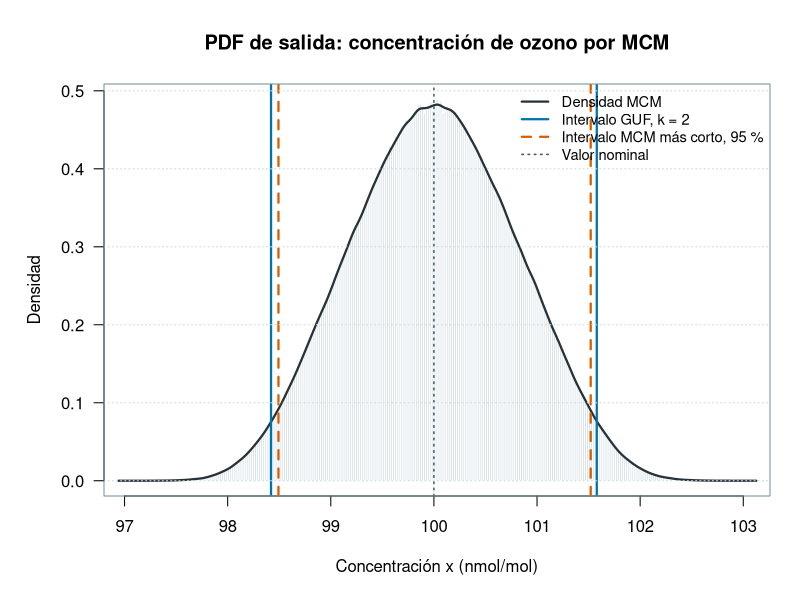

Generate this figure with R:
#!/usr/bin/env Rscript

# Demostración de propagación de incertidumbre por GUF y Monte Carlo
# para fotometría UV de ozono según JCGM 100 y JCGM 101.
#
# Modelo de Beer-Lambert:
#   x = -[1 / (sigma * L)] * (T / T0) * (P0 / P) * ln(D) * 1e9
#
# Unidades:
#   x     concentración (fracción de cantidad de sustancia), en nmol/mol
#   sigma coeficiente de absorción, en atm^-1 cm^-1
#   L     longitud óptica, en cm
#   T,T0  temperaturas, en K
#   P,P0  presiones, en kPa; P0/P es adimensional
#   D     cociente de intensidades I/I0, adimensional
#   1e9   conversión de mol/mol a nmol/mol
#
# Solo usa R base. Ejecutar con:
#   Rscript demo_mcm_beer_lambert.R

options(width = 110, digits = 8)

# -----------------------------------------------------------------------------
# Datos de entrada y modelo de medición
# -----------------------------------------------------------------------------

sigma0 <- 304.39       # atm^-1 cm^-1
u_rel_sigma <- 0.0031  # incertidumbre estándar relativa; distribución normal
u_sigma <- sigma0 * u_rel_sigma

L0 <- 38.0             # cm
semi_L <- 0.05         # cm; distribución rectangular

T0_ref <- 298.15       # K; temperatura de referencia
T0 <- 298.15           # K
semi_T <- 0.5          # K; distribución rectangular

P0_ref <- 101.325      # kPa; presión de referencia
P0 <- 101.325          # kPa
semi_P <- 0.2          # kPa; distribución rectangular

# Se fija x nominal en 100 nmol/mol y se despeja D del modelo.
x_objetivo <- 100.0
D0 <- exp(
  -x_objetivo * 1e-9 * sigma0 * L0 *
    (T0_ref / T0) * (P0 / P0_ref)
)
semi_D <- 2.0e-5       # adimensional; distribución triangular simétrica

modelo <- function(sigma, L, T, P, D) {
  -(1 / (sigma * L)) * (T / T0_ref) * (P0_ref / P) * log(D) * 1e9
}

y_guf <- modelo(sigma0, L0, T0, P0, D0)

cat("DEMOSTRACIÓN MCM: FOTOMETRÍA UV DE OZONO\n")
cat("============================================================\n")
cat(sprintf("D nominal elegido: %.9f\n", D0))
cat(sprintf("Resultado nominal: %.6f nmol/mol\n\n", y_guf))

# -----------------------------------------------------------------------------
# Parte 1. GUF analítico: ley de propagación de incertidumbre
# -----------------------------------------------------------------------------

# Incertidumbres estándar de las distribuciones no normales:
#   rectangular simétrica con semi-ancho a: u = a / sqrt(3)
#   triangular simétrica con semi-ancho a:   u = a / sqrt(6)
u_L <- semi_L / sqrt(3)
u_T <- semi_T / sqrt(3)
u_P <- semi_P / sqrt(3)
u_D <- semi_D / sqrt(6)

# Coeficientes de sensibilidad, evaluados en los valores nominales.
# Si x = -C * ln(D) / (sigma * L) * T / P, entonces:
#   dx/dsigma = -x / sigma
#   dx/dL     = -x / L
#   dx/dT     =  x / T
#   dx/dP     = -x / P
#   dx/dD     = -[1/(sigma*L)]*(T/T0)*(P0/P)*(1/D)*1e9
c_sigma <- -y_guf / sigma0
c_L <- -y_guf / L0
c_T <- y_guf / T0
c_P <- -y_guf / P0
c_D <- -(1 / (sigma0 * L0)) * (T0 / T0_ref) *
  (P0_ref / P0) * (1 / D0) * 1e9

presupuesto <- data.frame(
  Magnitud = c("sigma", "L", "T", "P", "D"),
  Valor = c(sigma0, L0, T0, P0, D0),
  Distribucion = c("normal", "rectangular", "rectangular", "rectangular", "triangular"),
  u_entrada = c(u_sigma, u_L, u_T, u_P, u_D),
  Sensibilidad = c(c_sigma, c_L, c_T, c_P, c_D),
  Contribucion_u = abs(c(c_sigma, c_L, c_T, c_P, c_D) *
    c(u_sigma, u_L, u_T, u_P, u_D)),
  stringsAsFactors = FALSE
)

u_c <- sqrt(sum(presupuesto$Contribucion_u^2))
k <- 2
U <- k * u_c

cat("PARTE 1. PRESUPUESTO GUF\n")
cat("------------------------------------------------------------\n")
print(presupuesto, row.names = FALSE, right = FALSE)
cat(sprintf("\nu_c = %.6f nmol/mol\n", u_c))
cat(sprintf("U = k*u_c = %.6f nmol/mol, con k = %g\n", U, k))
cat(sprintf("Intervalo GUF: [%.6f, %.6f] nmol/mol\n\n", y_guf - U, y_guf + U))

# -----------------------------------------------------------------------------
# Parte 2. Propagación MCM adaptativa según JCGM 101
# -----------------------------------------------------------------------------

# Intervalo empírico de cobertura más corto para probabilidad p.
intervalo_mas_corto <- function(x, p = 0.95) {
  xs <- sort(x)
  n <- length(xs)
  m <- floor(p * n)
  if (m < 1L || m >= n) {
    stop("Cantidad insuficiente de resultados para calcular el intervalo.")
  }
  anchos <- xs[(m + 1L):n] - xs[1L:(n - m)]
  i <- which.min(anchos)
  c(inferior = xs[i], superior = xs[i + m])
}

# Generador triangular simétrico en [centro-a, centro+a].
# Diferencia de dos U(0,1): densidad triangular con moda en cero.
rtriangular_simetrica <- function(n, centro, a) {
  centro + a * (runif(n) - runif(n))
}

set.seed(20260817)

# r define resolución decimal requerida. JCGM 101 usa delta = 0.5*10^r.
r <- -1
delta <- 0.5 * 10^r
h <- 50000L             # trials por bloque
min_bloques <- 4L       # mínimo para estimar dispersión entre bloques
max_bloques <- 40L      # límite de seguridad: máximo 2 000 000 trials
p_cobertura <- 0.95

resultados <- numeric(0)
resumen_bloques <- data.frame(
  media = numeric(0),
  u = numeric(0),
  inferior = numeric(0),
  superior = numeric(0)
)
estabilizado <- FALSE

cat("PARTE 2. MONTE CARLO ADAPTATIVO\n")
cat("------------------------------------------------------------\n")
cat(sprintf("h = %d trials/bloque; delta = %.3f nmol/mol\n", h, delta))

for (b in seq_len(max_bloques)) {
  sigma_b <- rnorm(h, mean = sigma0, sd = u_sigma)
  L_b <- runif(h, min = L0 - semi_L, max = L0 + semi_L)
  T_b <- runif(h, min = T0 - semi_T, max = T0 + semi_T)
  P_b <- runif(h, min = P0 - semi_P, max = P0 + semi_P)
  D_b <- rtriangular_simetrica(h, centro = D0, a = semi_D)

  y_b <- modelo(sigma_b, L_b, T_b, P_b, D_b)
  int_b <- intervalo_mas_corto(y_b, p_cobertura)
  resultados <- c(resultados, y_b)
  resumen_bloques[b, ] <- c(mean(y_b), sd(y_b), int_b)

  if (b >= min_bloques) {
    # Criterio adaptativo: cada dispersión estándar entre resultados de
    # bloques, multiplicada por 2, debe ser menor o igual que delta.
    dispersion <- vapply(resumen_bloques, sd, numeric(1))
    criterio <- 2 * dispersion
    estabilizado <- all(criterio <= delta)

    cat(sprintf(
      "Bloque %2d: 2s(media,u,LI,LS) = (%0.4f, %0.4f, %0.4f, %0.4f)%s\n",
      b, criterio[1], criterio[2], criterio[3], criterio[4],
      if (estabilizado) "  ESTABLE" else ""
    ))

    if (estabilizado) break
  }
}

if (!estabilizado) {
  warning("No se alcanzó estabilización antes del máximo de bloques.")
}

M <- length(resultados)
y_mcm <- mean(resultados)
u_mcm <- sd(resultados)
intervalo_mcm <- intervalo_mas_corto(resultados, p_cobertura)

cat(sprintf("\nTrials totales M = %d (%d bloques)\n", M, nrow(resumen_bloques)))
cat(sprintf("Esperanza MCM = %.6f nmol/mol\n", y_mcm))
cat(sprintf("Desviación estándar MCM = %.6f nmol/mol\n", u_mcm))
cat(sprintf(
  "Intervalo MCM más corto al 95 %%: [%.6f, %.6f] nmol/mol\n\n",
  intervalo_mcm[1], intervalo_mcm[2]
))

# -----------------------------------------------------------------------------
# Parte 3. Validación de resultados según JCGM 101, sección 8
# -----------------------------------------------------------------------------

limites_guf <- c(inferior = y_guf - U, superior = y_guf + U)
dlow <- abs(limites_guf[1] - intervalo_mcm[1])
dhigh <- abs(limites_guf[2] - intervalo_mcm[2])
validado <- (dlow <= delta) && (dhigh <= delta)

cat("PARTE 3. VALIDACIÓN GUF FRENTE A MCM\n")
cat("------------------------------------------------------------\n")
cat(sprintf("d_low  = |LI_GUF - LI_MCM| = %.6f nmol/mol\n", dlow))
cat(sprintf("d_high = |LS_GUF - LS_MCM| = %.6f nmol/mol\n", dhigh))
cat(sprintf("Tolerancia delta = %.6f nmol/mol\n", delta))
cat(sprintf(
  "Veredicto: %s\n\n",
  if (validado) "VALIDACIÓN SATISFACTORIA" else "VALIDACIÓN NO SATISFACTORIA"
))

# -----------------------------------------------------------------------------
# Parte 4. PDF de salida e intervalos de cobertura
# -----------------------------------------------------------------------------

script_arg <- grep("^--file=", commandArgs(trailingOnly = FALSE), value = TRUE)
if (length(script_arg) == 1L) {
  directorio_salida <- dirname(normalizePath(sub("^--file=", "", script_arg)))
} else {
  directorio_salida <- getwd()
}
ruta_png <- file.path(directorio_salida, "demo_mcm_pdf_salida.png")

png(filename = ruta_png, width = 1400, height = 900, res = 150)
par(mar = c(5.2, 5.2, 4.2, 1.5), las = 1)

hist(
  resultados,
  breaks = "FD",
  probability = TRUE,
  col = "#D9E2E8",
  border = "white",
  main = "PDF de salida: concentración de ozono por MCM",
  xlab = "Concentración x (nmol/mol)",
  ylab = "Densidad"
)
lines(density(resultados), col = "#263238", lwd = 2.2)

# Azul sólido: GUF. Naranja discontinuo: MCM. Tipo de línea aporta
# codificación adicional y evita depender solo del color.
abline(v = limites_guf, col = "#0072B2", lwd = 2.2, lty = 1)
abline(v = intervalo_mcm, col = "#D55E00", lwd = 2.2, lty = 2)
abline(v = y_guf, col = "#455A64", lwd = 1.5, lty = 3)

legend(
  "topright",
  legend = c("Densidad MCM", "Intervalo GUF, k = 2", "Intervalo MCM más corto, 95 %", "Valor nominal"),
  col = c("#263238", "#0072B2", "#D55E00", "#455A64"),
  lwd = c(2.2, 2.2, 2.2, 1.5),
  lty = c(1, 1, 2, 3),
  bty = "n",
  cex = 0.88
)

grid(nx = NA, ny = NULL, col = "#CFD8DC", lty = 3)
box(col = "#78909C")
dev.off()

cat("PARTE 4. GRÁFICO\n")
cat("------------------------------------------------------------\n")
cat(sprintf("PNG guardado en: %s\n", ruta_png))
